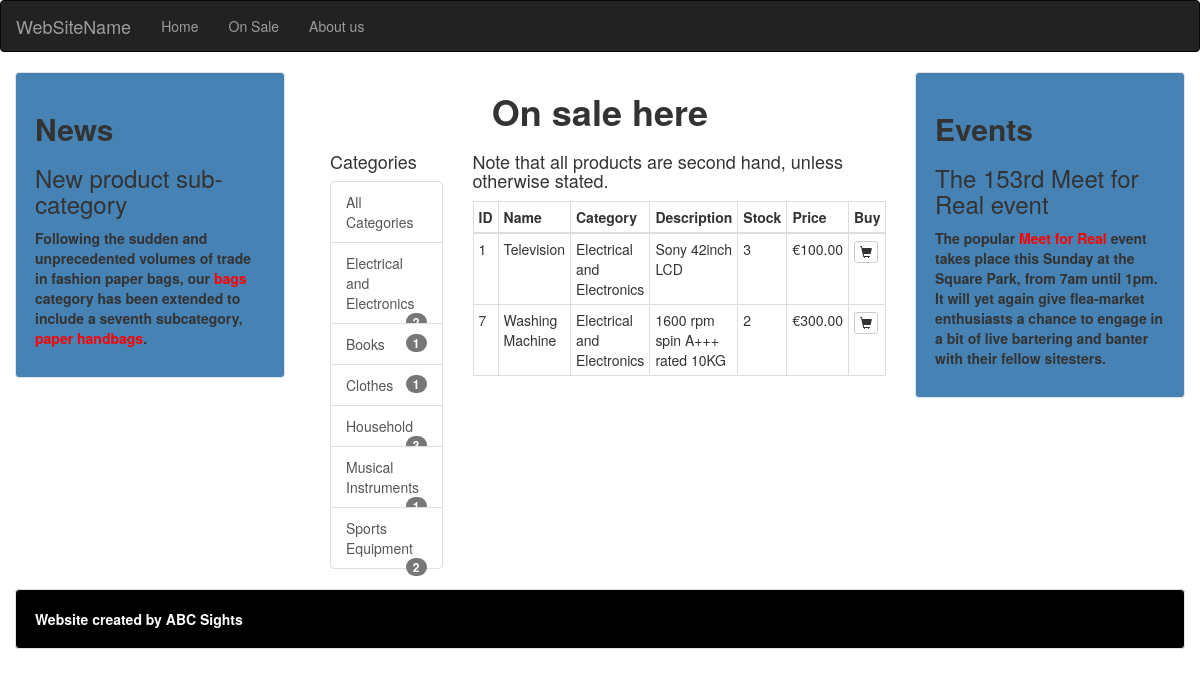
Screenshot of /shop/1/ with the database file from the repository.
### shop/models.py (models this page shows, shortened)
class Category(models.Model):
    name = models.TextField()
    def __str__(self):
        return self.name
    def get_absolute_url(self):
        return reverse('product_list_by_category',args=[self.id])

class Product(models.Model):
    name = models.TextField()
    category = models.ForeignKey(Category, related_name = 'products', on_delete=models.CASCADE)
    description = models.TextField()
    stock = models.IntegerField()
    price = models.DecimalField(max_digits=10,decimal_places=2)

### shop/views.py (the view)
# urls.py: path('', views.product_list,
def product_list(request, category_id=None):
    category = None
    products = Product.objects.all()
    ccat = Category.objects.annotate(num_products=Count('products'))
    if(category_id):
        category = get_object_or_404(Category, id=category_id)
        products = products.filter(category=category)
    return render(request, 'products.html',
                    {'products': products,
                    'countcat':ccat})

### cart/context_processors.py (called while the page is built)
def counter(request):
	item_count = 0
	if 'admin' in request.path:
		return {}
	else:
		try:
			cart = Cart.objects.filter(cart_id=_cart_id(request))
			cart_items = CartItem.objects.all().filter(cart=cart[:1])
			for cart_item in cart_items:
				item_count += cart_item.quantity
		except Cart.DoesNotExist:
			item_count = 0
	return dict(item_count = item_count)

### cart/views.py (called while the page is built)
def _cart_id(request):
	cart = request.session.session_key
	if not cart:
		cart = request.session.create()
	return cart

### shop/templates/products.html
{% extends 'base.html' %}
{% block content %}
<h1>On sale here</h1>
<div class="col-sm-3">
    <h4>Categories</h4>
    <ul class="list-group">
        <a href="{% url 'products' %}" class="list-group-item"> All Categories </a>
        {% for c in countcat %}
            <a href="{{ c.get_absolute_url }}" class="list-group-item catheight">{{c.name}}
                    <span class="badge">{{c.num_products}}</span>
            </a>
        {% endfor %}
    </ul>
</div>
<div class="col-sm-9">
    <h4>Note that all products are second hand, unless otherwise stated.</h4>
    <table class="table table-bordered table-hover table-condensed">
        <thead>
            <tr>
                <th>ID</th>
                <th>Name</th>
                <th>Category</th>
                <th>Description</th>
                <th>Stock</th>
                <th>Price</th>
                <th>Buy</th>
            </tr>
        </thead>
        <tbody>
            {% for product in products %}
            <tr>
                <td>{{product.id}}</td>
                <td>{{product.name}}</td>
                <td>{{product.category}}</td>
                <td>{{product.description}}</td>
                <td>{{product.stock}}</td>
                <td>&euro;{{product.price}}</td>
                <td><a href="{% url 'add_cart' product.id %}" class="btn btn-default btn-xs"><span
                    class="glyphicon glyphicon-shopping-cart"></span></a></td>
            </tr>
            {% endfor %}
        </tbody>
    </table>
</div>
{% endblock content %}

### templates/base.html (style rules this page uses)
.midcol h1 { text-align: center; font-weight: bold; }

### rows the page displays
Category: name "Electrical and Electronics", num_products "2"
Category: name "Books", num_products "1"
Category: name "Clothes", num_products "1"
Category: name "Household", num_products "3"
Category: name "Musical Instruments", num_products "1"
Category: name "Sports Equipment", num_products "2"
Product: id "1", name "Television", category "Electrical and Electronics", description "Sony 42inch LCD", stock "3", price "100.00"
Product: id "7", name "Washing Machine", category "Electrical and Electronics", description "1600 rpm spin A+++ rated 10KG", stock "2", price "300.00"
